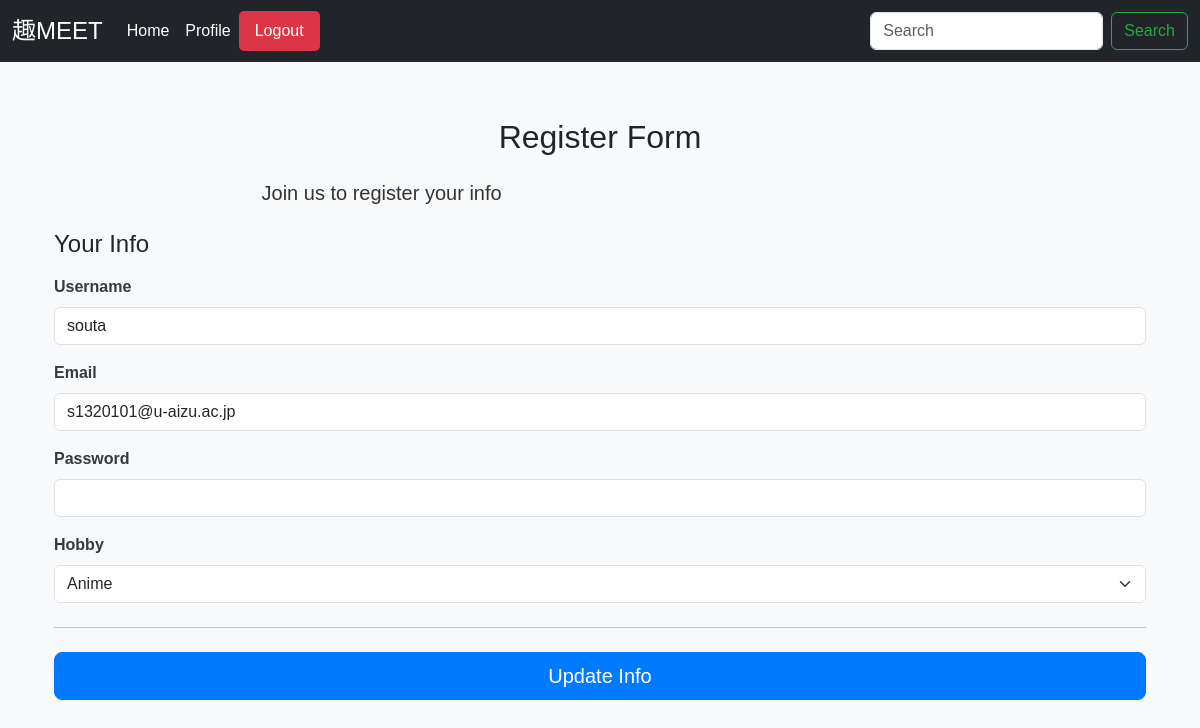
Page /user/1/update (signed in) on the committed database.
### app/models.py (models this page shows)
class User(db.Model, UserMixin):
    __tablename__ = 'users'
    id = db.Column(db.Integer, primary_key = True)
    username = db.Column(db.String, unique=True, index=True)
    email = db.Column(db.String, unique=True, index=True)
    password = db.Column(db.String)
    hobby = db.Column(db.String)

### app/views.py (the view, shortened to what this page needs)
@bp.route('/user/<int:user_id>/update', methods=['GET', 'POST'])
@login_required
def update_user(user_id):
    user = User.query.get_or_404(user_id)
    form = UserForm(obj=user)
    return render_template('user.html', form=form, user=user)

### app/forms.py
class UserForm(FlaskForm):
    username = StringField('Username', validators=[DataRequired()])
    email = StringField('Email', validators=[DataRequired(), Email()])
    password = PasswordField('Password', validators=[DataRequired()])
    hobby = StringField('Hobby', validators=[DataRequired()])  # Hobby フィールドを追加
    submit = SubmitField('Update Info')

### app/models.py (called while the page is built)
@login_manager.user_loader
def load_user(user_id):
    return User.query.get(int(user_id))

### app/templates/user.html (shortened to what this page needs)
{% extends "base.html" %}
{% block content %}
<body class="bg-light">
    <div class="container">
        <main>
            <div class="pt-5 text-center">
                <h2>Register Form</h2>
                <p class="lead">Join us to register your info</p>
            </div>
            <div class="col-md-12 col-lg-12">
                <h4 class="mb-3">Your Info</h4>
                <form method="POST">
                    <div class="row g-3">
                        <div class="col-12">
                            {{ form.username.label(for="username", class="form-label") }}
                            {{ form.username(class="form-control", id="username", value=user.username) }}
                        </div>
                        <div class="col-12">
                            {{ form.email.label(for="email", class="form-label") }}
                            {{ form.email(class="form-control", id="email", value=user.email) }}
                        </div>
                        <div class="col-12">
                            {{ form.password.label(for="password", class="form-label") }}
                            {{ form.password(class="form-control", id="password", value=user.password) }}
                        </div>
                        <div class="col-12">
                            <label for="hobby" class="form-label">Hobby</label>
                            <select class="form-select" name="hobby" id="hobby">
                                <option value="Anime" {% if user.hobby == 'Anime' %}selected{% endif %}>Anime</option>
                            </select>
                        </div>
                    </div>
                    <hr class="my-4">
                    {{ form.submit(class="w-100 btn btn-primary btn-lg mb-5") }}
                </form>
            </div>
        </main>
    </div>
</body>
{% endblock %}

### app/static/top-fixed.css (style rules this page uses)
body { background-color: #17a2b8; font-family: 'Arial', sans-serif; margin-top: 70px; }
p { margin: 0.5rem; padding: 0.75rem; border-radius: 15px; max-width: 60%; word-wrap: break-word; }
.form-label { font-weight: bold; color: #343a40; }
.btn-primary { background-color: #007bff; border-color: #007bff; }
p { margin: 10px 0; color: #333; }

### rows in the picture
User: username "souta", email "s1320101@u-aizu.ac.jp", hobby "Anime"
